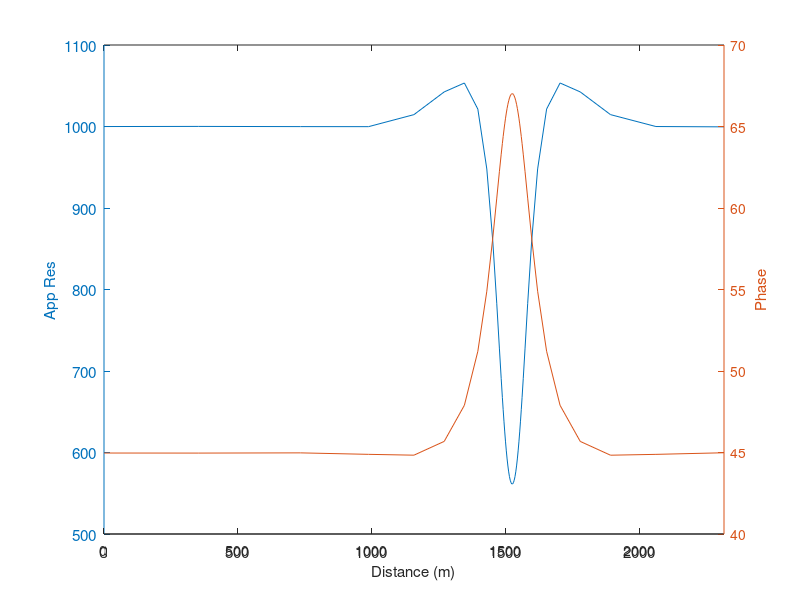
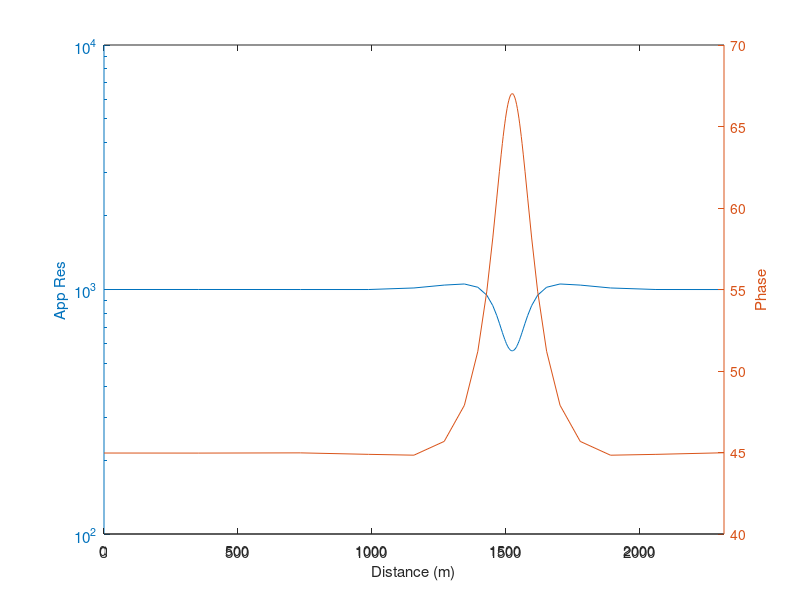

Recreate these plots in MATLAB, in order.
% Author: Anand Singh, Graduate Student, IIT Kharagpur 
% Email: anandkpuc.iitkgp@gmail.com
% ESSC Workshop "Matlab for Geoscience" 2015 
clear all
close all
clc
load('VLFR_data.dat')
a=VLFR_data(:,1);
b=VLFR_data(:,2);
c=VLFR_data(:,3);
d=VLFR_data(:,4);
e=VLFR_data(:,5);


figure
ax=plotyy(a,d,a,e);
set(gca,'fontsize',11);
xlabel('Distance (m)','fontsize',11);
ylabel(ax(1),'App Res','fontsize',11);
ylabel(ax(2),'Phase','fontsize',11);

figure
ax=plotyy(a,d,a,e,'semilogy','plot');
%'plot','stem'
set(gca,'fontsize',11);
xlabel('Distance (m)','fontsize',11);
ylabel(ax(1),'App Res','fontsize',11);
ylabel(ax(2),'Phase','fontsize',11);
